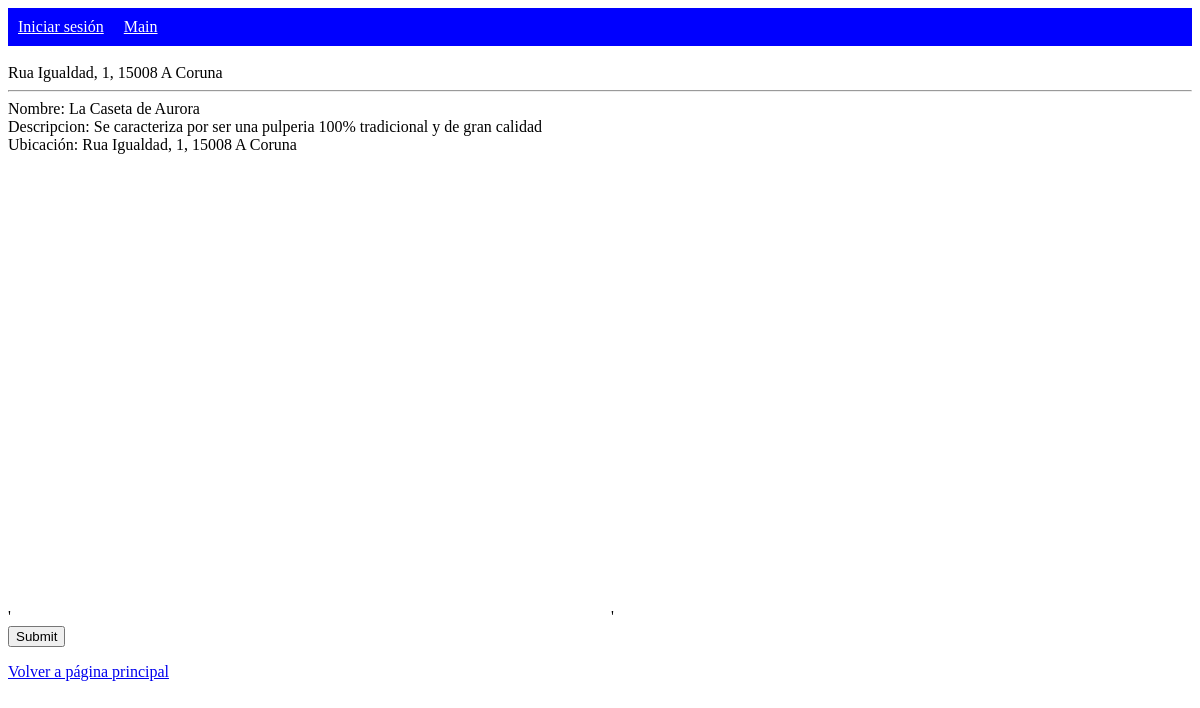
The page /search.php?ubicacion=Rua Igualdad, 1, 15008 A Coruna on the database its author committed.
### tables this page shows
CREATE TABLE `trestaurante` (
  `id_restaurante` int(11) NOT NULL,
  `nombre` varchar(30) DEFAULT NULL,
  `descripcion` varchar(200) DEFAULT NULL,
  `latitud` decimal(10,5) DEFAULT NULL,
  `longitud` decimal(10,5) DEFAULT NULL,
  `ubicacion` varchar(100) DEFAULT NULL,
  `mapa` varchar(1000) DEFAULT NULL
);

### search.php (the view, shortened to what this page needs)
<?php
	$db =mysqli_connect('localhost','root','1234','BuscarComidas') or die('Fail');
?>
<html>
	<head>
		<link rel="stylesheet" href="estilos.css" type="text/css" media="screen">
	</head>
	<body>
		<div class="menu1">
			<?php
			If (isset($_SESSION['id_usuario'])) {
				echo '<div id="activo"><p>Estás LOGUEADO</p></div>';
				echo '<a href="logout.php">Cerrar sesión</a>';
			} else {
				echo '<a href="login.html">Iniciar sesión</a>';
			};
			?>
			<a href="main.php">Main</a>
		</div>
		<br>
		<?php
		$ubicacion_res = $_GET['ubicacion'];
		echo $ubicacion_res;
		echo "<hr/>";
		$query = "SELECT id_restaurante, nombre, descripcion, ubicacion, mapa FROM trestaurante WHERE ubicacion  LIKE '%".$ubicacion_res."%' OR nombre LIKE '%".$ubicacion_res."%' OR descripcion LIKE '%".$ubicacion_res."%'";
		$result = mysqli_query($db, $query) or die('Query error');
		$only_row = (mysqli_num_rows($result));
		if ($only_row > 0){
			while ($row = mysqli_fetch_array($result, MYSQLI_ASSOC)){
			 echo "Nombre: ".$row['nombre']."<br/>";
			 echo "Descripcion: ".$row['descripcion']."<br/>";
			 echo "Ubicación: ".$row['ubicacion']."<br/>"."<br/>";
			 echo $row['mapa']."<br/>";
			 echo "<form method='post' action='do_add_favorite.php'>";
			 echo "<input type='submit'>";
			 echo "</form>";
		};
		}else{
			echo "No se encontraron resultados";
		}
		echo '<a href="main.php">Volver a página principal</a>';
?>
	</body>
</html>

### estilos.css (style rules this page uses)
div.menu1 { margin: 0; padding: 0; overflow: hidden; background-color:blue; text-align: center; }
.menu1 a { float: left; padding: 0; overflow: hidden; background-color: blue; color: white; padding: 10px; text-decorarion: underline; }

### rows shown on the page
trestaurante: nombre "La Caseta de Aurora", descripcion "Se caracteriza por ser una pulperia 100% tradicional y de gran calidad", ubicacion "Rua Igualdad, 1, 15008 A Coruna", mapa "' '"

### other values the page prints
$ubicacion_res "Rua Igualdad, 1, 15008 A Coruna"
